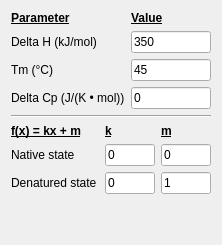
       <widget class="QWidget" name="model1_2">
        <attribute name="title">
         <string>N → D</string>
        </attribute>
        <layout class="QGridLayout" name="gridLayout_3">
         <item row="0" column="0">
          <layout class="QVBoxLayout" name="verticalLayout">
           <item>
            <layout class="QGridLayout" name="gridLayout_2">
             <item row="0" column="0">
              <widget class="QLabel" name="label_19">
               <property name="font">
                <font>
                 <weight>75</weight>
                 <bold>true</bold>
                 <underline>true</underline>
                </font>
               </property>
               <property name="text">
                <string>Parameter</string>
               </property>
              </widget>
             </item>
             <item row="0" column="1">
              <widget class="QLabel" name="label_25">
               <property name="minimumSize">
                <size>
                 <width>77</width>
                 <height>0</height>
                </size>
               </property>
               <property name="font">
                <font>
                 <weight>75</weight>
                 <bold>true</bold>
                 <underline>true</underline>
                </font>
               </property>
               <property name="text">
                <string>Value</string>
               </property>
              </widget>
             </item>
             <item row="1" column="0">
              <widget class="QLabel" name="lh1">
               <property name="text">
                <string>Delta H (kJ/mol)</string>
               </property>
              </widget>
             </item>
             <item row="1" column="1">
              <widget class="QLineEdit" name="delta1">
               <property name="sizePolicy">
                <sizepolicy hsizetype="Fixed" vsizetype="Fixed">
                 <horstretch>0</horstretch>
                 <verstretch>0</verstretch>
                </sizepolicy>
               </property>
               <property name="minimumSize">
                <size>
                 <width>80</width>
                 <height>0</height>
                </size>
               </property>
               <property name="maximumSize">
                <size>
                 <width>80</width>
                 <height>16777215</height>
                </size>
               </property>
               <property name="text">
                <string>350</string>
               </property>
              </widget>
             </item>
             <item row="2" column="0">
              <widget class="QLabel" name="ltm1">
               <property name="text">
                <string>Tm (°C)</string>
               </property>
              </widget>
             </item>
             <item row="2" column="1">
              <widget class="QLineEdit" name="tm1">
               <property name="sizePolicy">
                <sizepolicy hsizetype="Fixed" vsizetype="Fixed">
                 <horstretch>0</horstretch>
                 <verstretch>0</verstretch>
                </sizepolicy>
               </property>
               <property name="minimumSize">
                <size>
                 <width>80</width>
                 <height>0</height>
                </size>
               </property>
               <property name="maximumSize">
                <size>
                 <width>80</width>
                 <height>16777215</height>
                </size>
               </property>
               <property name="text">
                <string>45</string>
               </property>
              </widget>
             </item>
             <item row="3" column="0">
              <widget class="QLabel" name="lcp1">
               <property name="font">
                <font>
                 <family>MS Shell Dlg 2</family>
                </font>
               </property>
               <property name="text">
                <string>Delta Cp (J/(K • mol))</string>
               </property>
              </widget>
             </item>
             <item row="3" column="1">
              <widget class="QLineEdit" name="cp1">
               <property name="sizePolicy">
                <sizepolicy hsizetype="Fixed" vsizetype="Fixed">
                 <horstretch>0</horstretch>
                 <verstretch>0</verstretch>
                </sizepolicy>
               </property>
               <property name="minimumSize">
                <size>
                 <width>80</width>
                 <height>0</height>
                </size>
               </property>
               <property name="maximumSize">
                <size>
                 <width>80</width>
                 <height>16777215</height>
                </size>
               </property>
               <property name="text">
                <string>0</string>
               </property>
              </widget>
             </item>
            </layout>
           </item>
           <item>
            <widget class="Line" name="line_6">
             <property name="orientation">
              <enum>Qt::Horizontal</enum>
             </property>
            </widget>
           </item>
           <item>
            <layout class="QGridLayout" name="gridLayout">
             <item row="0" column="0">
              <widget class="QLabel" name="label_43">
               <property name="minimumSize">
                <size>
                 <width>78</width>
                 <height>0</height>
                </size>
               </property>
               <property name="font">
                <font>
                 <weight>75</weight>
                 <bold>true</bold>
                 <underline>true</underline>
                </font>
               </property>
               <property name="text">
                <string>f(x) = kx + m</string>
               </property>
              </widget>
             </item>
             <item row="0" column="1">
              <widget class="QLabel" name="label_44">
               <property name="font">
                <font>
                 <weight>75</weight>
                 <bold>true</bold>
                 <underline>true</underline>
                </font>
               </property>
               <property name="text">
                <string>k</string>
               </property>
              </widget>
             </item>
             <item row="0" column="2">
              <widget class="QLabel" name="label_46">
               <property name="font">
                <font>
                 <weight>75</weight>
                 <bold>true</bold>
                 <underline>true</underline>
                </font>
               </property>
               <property name="text">
                <string>m</string>
               </property>
              </widget>
             </item>
             <item row="1" column="0">
              <widget class="QLabel" name="label_48">
               <property name="text">
                <string>Native state</string>
               </property>
              </widget>
             </item>
             <item row="1" column="1">
              <widget class="QLineEdit" name="kn1">
               <property name="sizePolicy">
                <sizepolicy hsizetype="Fixed" vsizetype="Fixed">
                 <horstretch>0</horstretch>
                 <verstretch>0</verstretch>
                </sizepolicy>
               </property>
               <property name="minimumSize">
                <size>
                 <width>50</width>
                 <height>0</height>
                </size>
               </property>
               <property name="maximumSize">
                <size>
                 <width>50</width>
                 <height>16777215</height>
                </size>
               </property>
               <property name="text">
                <string>0</string>
               </property>
              </widget>
             </item>
             <item row="1" column="2">
              <widget class="QLineEdit" name="mn1">
               <property name="sizePolicy">
                <sizepolicy hsizetype="Fixed" vsizetype="Fixed">
                 <horstretch>0</horstretch>
                 <verstretch>0</verstretch>
                </sizepolicy>
               </property>
               <property name="minimumSize">
                <size>
                 <width>50</width>
                 <height>0</height>
                </size>
               </property>
               <property name="maximumSize">
                <size>
                 <width>50</width>
                 <height>16777215</height>
                </size>
               </property>
               <property name="text">
                <string>0</string>
               </property>
              </widget>
             </item>
             <item row="2" column="0">
              <widget class="QLabel" name="label_49">
               <property name="text">
                <string>Denatured state</string>
               </property>
              </widget>
             </item>
             <item row="2" column="1">
              <widget class="QLineEdit" name="kd1">
               <property name="sizePolicy">
                <sizepolicy hsizetype="Fixed" vsizetype="Fixed">
                 <horstretch>0</horstretch>
                 <verstretch>0</verstretch>
                </sizepolicy>
               </property>
               <property name="minimumSize">
                <size>
                 <width>50</width>
                 <height>0</height>
                </size>
               </property>
               <property name="maximumSize">
                <size>
                 <width>50</width>
                 <height>16777215</height>
                </size>
               </property>
               <property name="text">
                <string>0</string>
               </property>
              </widget>
             </item>
             <item row="2" column="2">
              <widget class="QLineEdit" name="md1">
               <property name="sizePolicy">
                <sizepolicy hsizetype="Fixed" vsizetype="Fixed">
                 <horstretch>0</horstretch>
                 <verstretch>0</verstretch>
                </sizepolicy>
               </property>
               <property name="minimumSize">
                <size>
                 <width>50</width>
                 <height>0</height>
                </size>
               </property>
               <property name="maximumSize">
                <size>
                 <width>50</width>
                 <height>16777215</height>
                </size>
               </property>
               <property name="text">
                <string>1</string>
               </property>
              </widget>
             </item>
            </layout>
           </item>
          </layout>
         </item>
         <item row="1" column="0">
          <spacer name="verticalSpacer_2">
           <property name="orientation">
            <enum>Qt::Vertical</enum>
           </property>
           <property name="sizeHint" stdset="0">
            <size>
             <width>20</width>
             <height>40</height>
            </size>
           </property>
          </spacer>
         </item>
        </layout>
       </widget>
